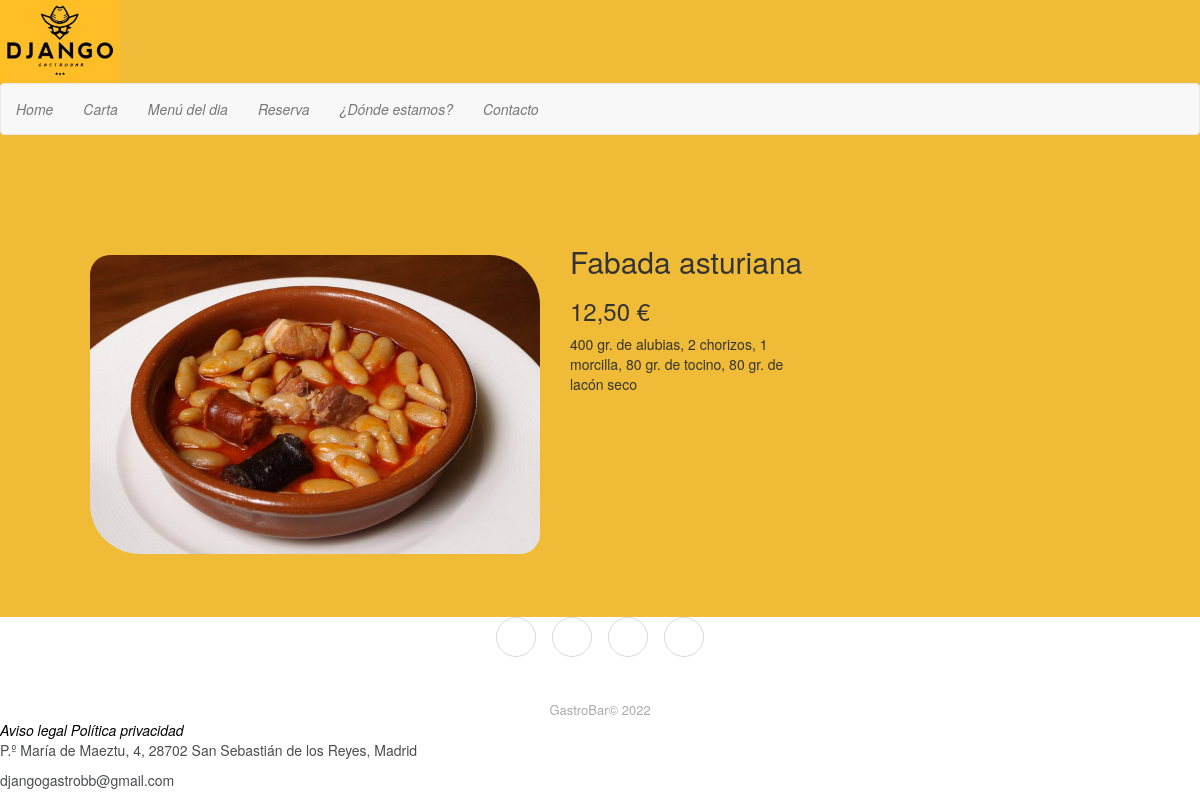
The page /gastrobar/10 on the database its author committed.
### gastrobar/models.py (models this page shows)
class Dish(models.Model):
    name = models.CharField(max_length=100, null = False, default = None)
    type = models.IntegerField(null = False, default = None)
    description = models.TextField(null = False, default = None)
    price = models.CharField(max_length=15, null = False, default = None)
    photo = models.CharField(max_length=12, null = False, default = None)

### gastrobar/views.py (the view)
# urls.py: path('<int:pk>', views.dish, name='dish'),
def dish(request, pk):
	dish = Dish.objects.get(pk=pk)
	context = {
		'dish' : dish,
	}
	return render(request, 'plato.html', context)

### gastrobar/templates/plato.html
{% extends 'main.html' %} {%load static %} {% block page_content2 %}
<div class="bodyPlato">
  <div class="plato">
    <img
      class="plato_image"
      src="{% static 'img/' %}{{dish.photo}}"
      alt="plato"
    />
    <div class="plato_text">
      <h2 class="dishName">{{dish.name}}</h2>
      <h3 class="dishPrice">{{dish.price}} €</h3>
      <p class="dishDescription">{{dish.description}}</p>
    </div>
  </div>
</div>
{% endblock %}

### django_gastrobar/static/css/general.css (style rules this page uses)
html { min-height: 100%; position: relative; }
body { background-color: #f0bc38; margin-bottom: 150px; }
.bodyPlato { padding: 50px; }
.plato { padding: 20px 40px 40px; max-width: 800px; }
.plato_image { border-radius: 20px 50px; width: 450px; margin: 30px 30px 30px 0; float: left; }
.plato_text { display: inline; }

### rows shown on the page
Dish: photo (picture), name "Fabada asturiana", price "12,50", description "400 gr. de alubias, 2 chorizos, 1 morcilla, 80 gr. de tocino, 80 gr. de lacón seco"
